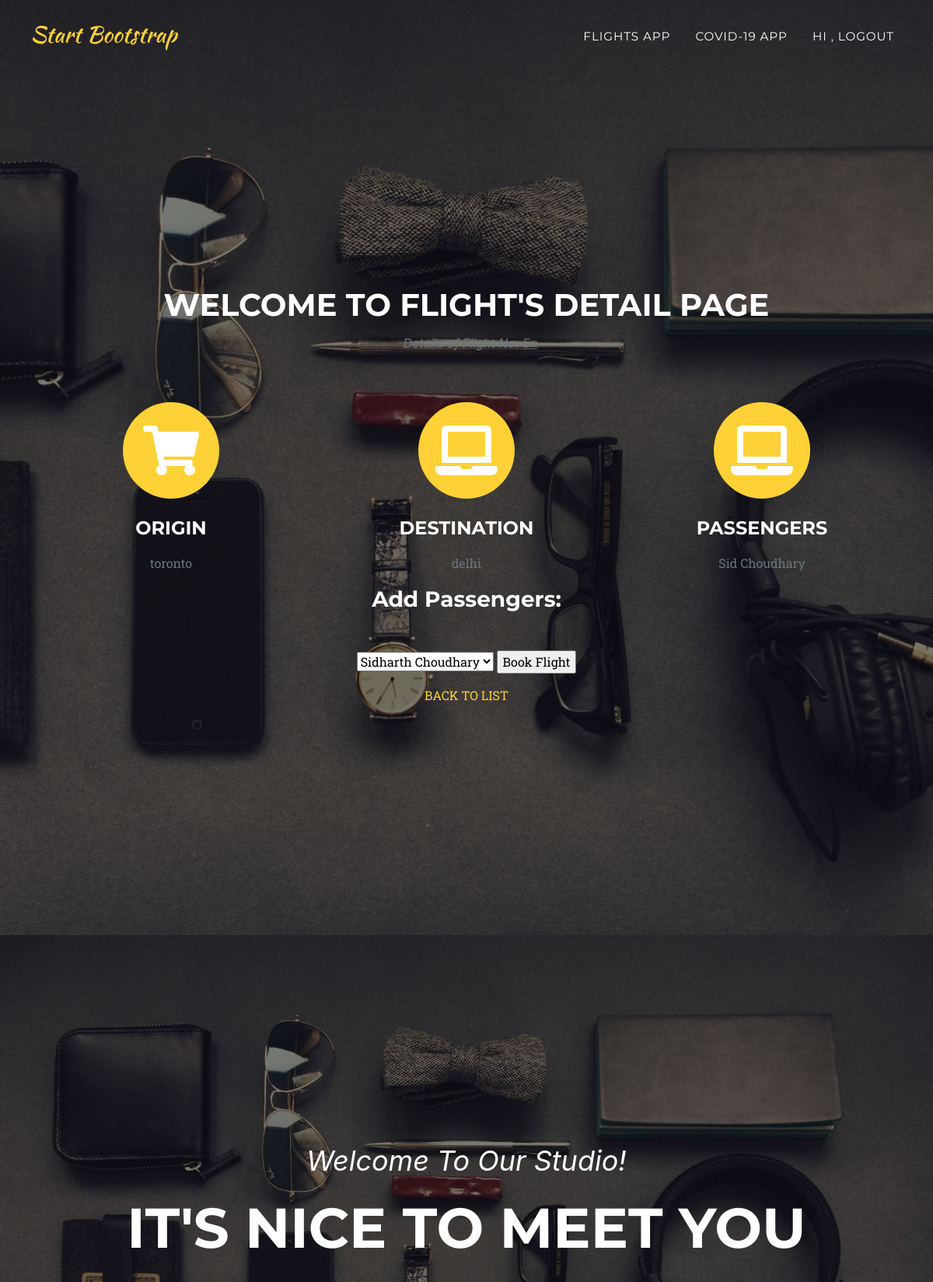
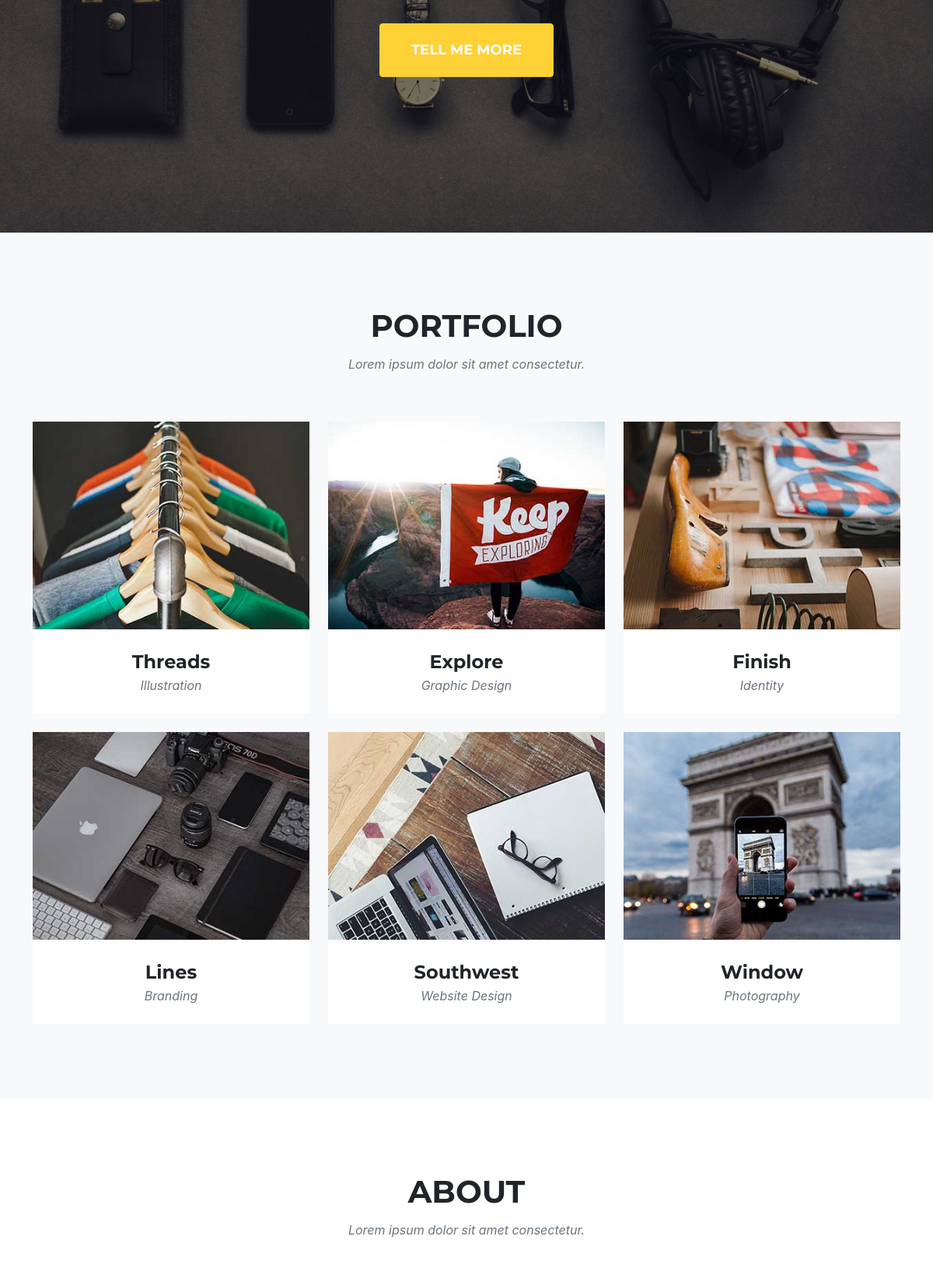
The page /5 (upper part) on the database its author committed (2 pictures, top to bottom).
### flights/models.py (models this page shows, shortened)
class Flight(models.Model):
    origin = models.ForeignKey(Airport, on_delete=models.CASCADE, related_name="departures")
    dest = models.ForeignKey(Airport, on_delete=models.CASCADE, related_name="arrivals")
    duration = models.IntegerField()

class Airport(models.Model):
    code = models.CharField(max_length=3)
    city = models.CharField(max_length=64)

class Passenger(models.Model):
    f_Name = models.CharField(max_length=64)
    l_Name = models.CharField(max_length=64)
    flights = models.ManyToManyField(Flight, blank=True, related_name="passengers")
    def __str__(self):
        return f"{self.f_Name} {self.l_Name}"

### flights/views.py (the view)
# urls.py: path('<int:flight_id>', views.flight,name="flight"),
def flight(request, flight_id):
    try:
        f = Flight.objects.get(pk = flight_id)
    except Flight.DoesNotExist:
        raise Http404("Flight does NOT exist!!!")
    context = {
        "flights": f,
        "passengers": f.passengers.all(),
        "non_passengers": Passenger.objects.exclude(flights=f).all()
        }
    return render(request, "flights/flight.html", context)

### flights/templates/flights/flight.html (shortened to what this page needs)
{% extends "flights/master.html" %}
{% load static %}
{% block nav %}
<li class="nav-item"><a class="nav-link js-scroll-trigger" href="{% url 'logout' %}">Hi {{user.first_name }}, Logout</a></li>
{% endblock %}
{% block replaceBody %}
<header class="masthead">
<section class="page-section" id="services">
    <div class="container">
        <div class="text-center">
            <h2 class="section-heading text-uppercase">Welcome to Flight's Detail Page</h2>
            <h3 class="section-subheading text-muted">Details of Flight No: {{ flights.id }}</h3>
        </div>
        <div class="row text-center">
            <div class="col-md-4">
                <span class="fa-stack fa-4x"><i class="fas fa-circle fa-stack-2x text-primary"></i><i class="fas fa-shopping-cart fa-stack-1x fa-inverse"></i></span>
                <h4 class="my-3">ORIGIN </h4>
                <p class="text-muted">{{flights.origin.city}}</p>
            </div>
            <div class="col-md-4">
                <span class="fa-stack fa-4x"><i class="fas fa-circle fa-stack-2x text-primary"></i><i class="fas fa-laptop fa-stack-1x fa-inverse"></i></span>
                <h4 class="my-3">DESTINATION</h4>
                <p class="text-muted">{{flights.dest.city}}</p>
            </div>
            <div class="col-md-4">
                <span class="fa-stack fa-4x"><i class="fas fa-circle fa-stack-2x text-primary"></i><i class="fas fa-laptop fa-stack-1x fa-inverse"></i></span>
                <h4 class="my-3">PASSENGERS</h4>
                <p class="text-muted">{% for p in passengers %}
                    {{ p }}<br>
                    {% empty %} No Passengers
                    {% endfor %}
                </p>
            </div>
        </div>
            <div class="row text-center">
                <div class="col-md-12">
                     {% if non_passengers %}
                    <h3>Add Passengers:</h3><br>
                    <p class="text-muted">
                        <form action="{% url 'book' flights.id %}" method="post">
                            <select name="passenger">
                                {% for p in non_passengers %}
                                <option value="{{ p.id }}"> {{ p }}</option>
                                {%endfor%}
                            </select>
                            <input type="submit" value="Book Flight"/>
                        </form>
                    </p>
                    {% else %}
                    <p class="text-muted" >
                        <h2>No Passengers to Add.</h2>
                    </p>
                    {%endif%}
                </div>
            </div>
            <div class="row text-center">
                <div class="col-md-12">
                    <a href="{% url 'index' %}">
                        BACK TO LIST
                    </a>
                </div>
            </div>
    </div>
</section>
</header>
{% endblock %}

### rows shown on the page
Flight: id "5", origin.city "toronto", dest.city "delhi"
Passenger: f_Name+l_Name "Sid Choudhary"

### other values the page prints
form field passenger "Sidharth Choudhary"
